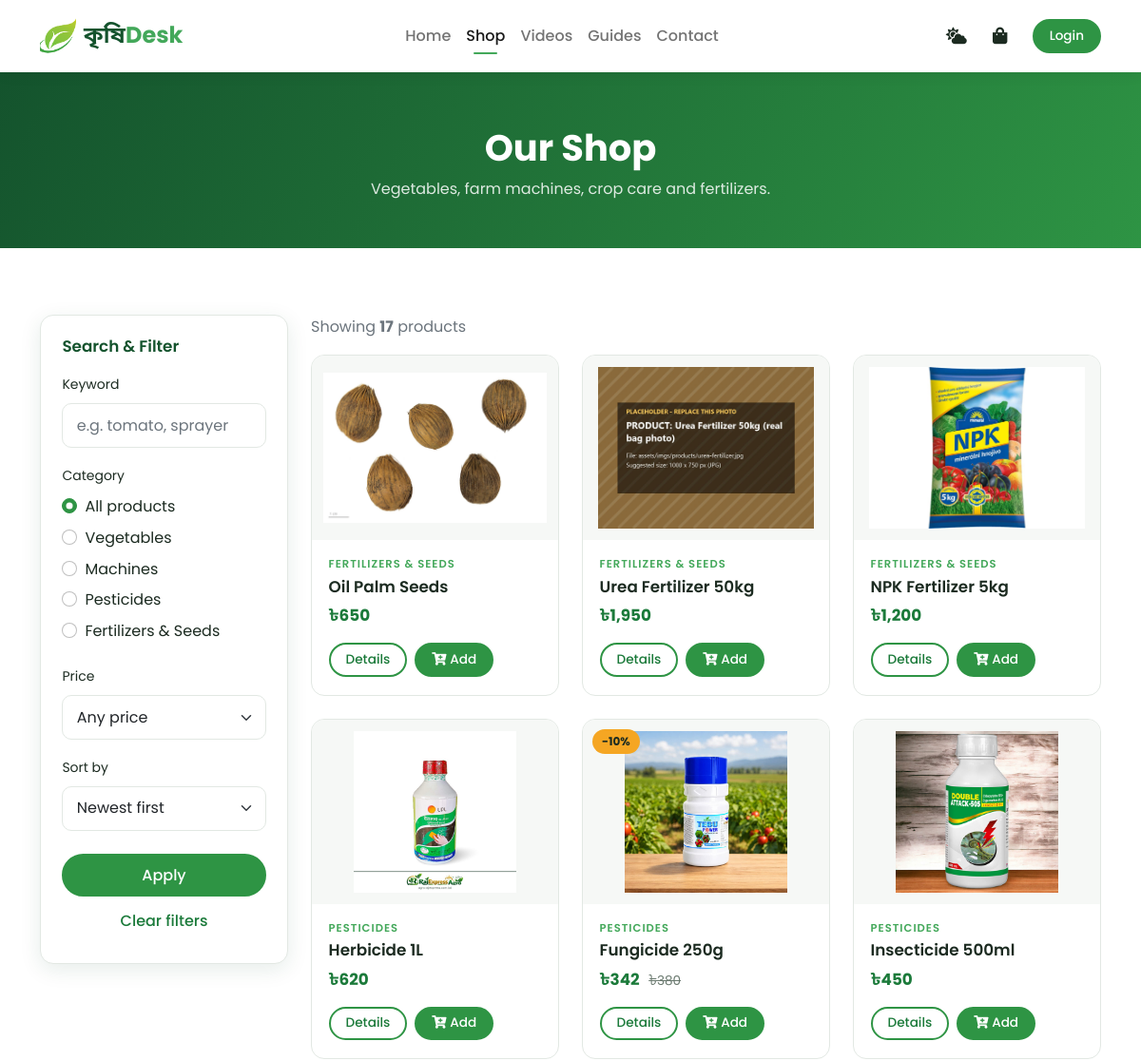
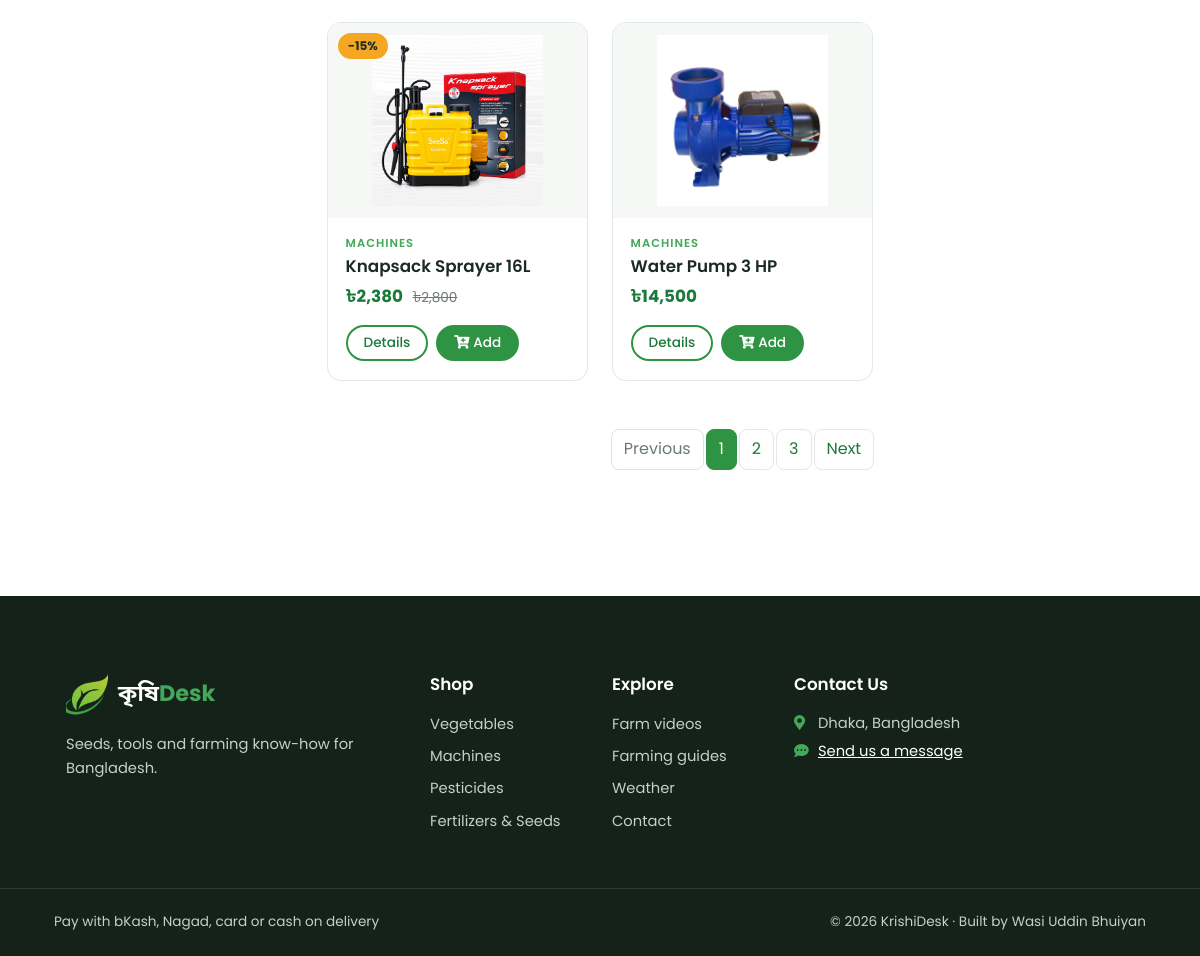
The page /shop.php on the database its author committed (2 pictures, top to bottom).
### tables this page shows
CREATE TABLE IF NOT EXISTS `products` (
  `product_id` int(11) NOT NULL AUTO_INCREMENT,
  `product_name` varchar(100) NOT NULL,
  `product_category` varchar(100) NOT NULL,
  `product_description` varchar(500) NOT NULL,
  `product_image` varchar(255) NOT NULL,
  `product_image2` varchar(255) NOT NULL,
  `product_image3` varchar(255) NOT NULL,
  `product_image4` varchar(255) NOT NULL,
  `product_price` decimal(10,2) NOT NULL,
  `product_special_offer` int(3) NOT NULL DEFAULT 0,  
  `product_color` varchar(100) NOT NULL,
  PRIMARY KEY (`product_id`)
);

### server/helpers.php (the view, shortened to what this page needs)
<?php
function e($value){
    return htmlspecialchars((string)$value, ENT_QUOTES, 'UTF-8');
}
function money($amount){
    $amount = round((float)$amount, 2);
    $decimals = (floor($amount) == $amount) ? 0 : 2;
    return '৳' . number_format($amount, $decimals);
}
function final_price($product){
    $price = (float)$product['product_price'];
    $offer = (int)$product['product_special_offer'];
    if($offer > 0 && $offer < 100){
        $price = round($price * (100 - $offer) / 100, 2);
    }
    return $price;
}
function category_label($category){
    $labels = [
        'vegetable' => 'Vegetables',
        'machine' => 'Machines',
        'pesticide' => 'Pesticides',
        'fertilizer' => 'Fertilizers & Seeds',
    ];
    return isset($labels[$category]) ? $labels[$category] : ucfirst($category);
}
function product_card($row, $col = 'col-xl-3 col-lg-4 col-md-6 col-12'){
    $price = final_price($row);
    $offer = (int)$row['product_special_offer'];
    $url = 'single_product.php?product_id=' . (int)$row['product_id'];
    ?>
    <div class="<?php echo $col; ?> d-flex">
      <div class="product-card w-100">
        <a href="<?php echo $url; ?>" class="product-media">
          <img src="assets/imgs/<?php echo e($row['product_image']); ?>" alt="<?php echo e($row['product_name']); ?>" loading="lazy"/>
          <?php if($offer > 0){ ?><span class="badge-offer">-<?php echo $offer; ?>%</span><?php } ?>
        </a>
        <div class="product-body">
          <span class="product-cat"><?php echo e(category_label($row['product_category'])); ?></span>
          <h5 class="p-name"><a href="<?php echo $url; ?>"><?php echo e($row['product_name']); ?></a></h5>
          <div class="p-price">
            <?php echo money($price); ?>
            <?php if($offer > 0){ ?><s><?php echo money($row['product_price']); ?></s><?php } ?>
          </div>
          <div class="product-actions">
            <a class="btn btn-outline-green btn-sm" href="<?php echo $url; ?>">Details</a>
            <form method="POST" action="cart.php">
              <button type="submit" name="add_to_cart" class="btn btn-green btn-sm"><i class="fas fa-cart-plus"></i> Add</button>
            </form>
          </div>
        </div>
      </div>
    </div>
    <?php
}
?>

### shop.php (shortened to what this page needs)
<?php
require_once __DIR__ . '/server/connection.php';
$categories = [
    'all' => 'All products',
    'vegetable' => 'Vegetables',
    'machine' => 'Machines',
    'pesticide' => 'Pesticides',
    'fertilizer' => 'Fertilizers & Seeds',
];
$price_ranges = [
    'any' => ['Any price', null, null],
    'u500' => ['Under Bdt. 500', 0, 500],
    'r500' => ['Bdt. 500 - 5,000', 500, 5000],
    'r5000' => ['Bdt. 5,000 - 50,000', 5000, 50000],
    'o50000' => ['Above Bdt. 50,000', 50000, null],
];
$sorts = [
    'new' => ['Newest first', 'product_id DESC'],
    'low' => ['Price: low to high', 'product_price ASC'],
    'high' => ['Price: high to low', 'product_price DESC'],
    'name' => ['Name: A to Z', 'product_name ASC'],
];
$category = isset($_GET['category']) && isset($categories[$_GET['category']]) ? $_GET['category'] : 'all';
$price = isset($_GET['price']) && isset($price_ranges[$_GET['price']]) ? $_GET['price'] : 'any';
$sort = isset($_GET['sort']) && isset($sorts[$_GET['sort']]) ? $_GET['sort'] : 'new';
$q = isset($_GET['q']) ? trim($_GET['q']) : '';
$page_no = isset($_GET['page_no']) ? max(1, (int)$_GET['page_no']) : 1;
$where = [];
$where_sql = $where ? 'WHERE ' . implode(' AND ', $where) : '';
$stmt = $conn->prepare("SELECT COUNT(*) FROM products $where_sql");
$stmt->execute();
$stmt->bind_result($total_records);
$per_page = 8;
$total_pages = max(1, (int)ceil($total_records / $per_page));
$offset = ($page_no - 1) * $per_page;
$order_sql = $sorts[$sort][1];
$stmt = $conn->prepare("SELECT * FROM products $where_sql ORDER BY $order_sql LIMIT $offset, $per_page");
$stmt->execute();
$products = $stmt->get_result();
function shop_link($page){
    $query = $_GET;
    $query['page_no'] = $page;
    return 'shop.php?' . http_build_query($query);
}
?>
<?php include('layouts/header.php'); ?>
    <section class="page-hero">
      <div class="container">
        <h1>Our Shop</h1>
        <p>Vegetables, farm machines, crop care and fertilizers.</p>
      </div>
    </section>
    <section class="section">
      <div class="container">
        <div class="row g-4">
          <div class="col-lg-3">
            <form class="filter-card" action="shop.php" method="GET">
              <h5>Search &amp; Filter</h5>
              <label class="form-label small">Keyword</label>
              <input type="text" class="form-control mb-3" name="q" value="<?php echo e($q); ?>" placeholder="e.g. tomato, sprayer"/>
              <label class="form-label small">Category</label>
              <?php foreach($categories as $key => $label){ ?>
              <div class="form-check">
                <input class="form-check-input" type="radio" name="category" value="<?php echo e($key); ?>" id="cat_<?php echo e($key); ?>" <?php if($category === $key){echo 'checked';} ?>/>
                <label class="form-check-label" for="cat_<?php echo e($key); ?>"><?php echo e($label); ?></label>
              </div>
              <?php } ?>
              <label class="form-label small mt-3" for="price">Price</label>
              <select class="form-select mb-3" name="price" id="price">
                <?php foreach($price_ranges as $key => $range){ ?>
                <option value="<?php echo e($key); ?>" <?php if($price === $key){echo 'selected';} ?>><?php echo e($range[0]); ?></option>
                <?php } ?>
              </select>
              <label class="form-label small" for="sort">Sort by</label>
              <select class="form-select mb-4" name="sort" id="sort">
                <?php foreach($sorts as $key => $s){ ?>
                <option value="<?php echo e($key); ?>" <?php if($sort === $key){echo 'selected';} ?>><?php echo e($s[0]); ?></option>
                <?php } ?>
              </select>
              <button type="submit" class="btn btn-green w-100">Apply</button>
              <a href="shop.php" class="btn btn-link w-100 mt-1">Clear filters</a>
            </form>
          </div>
          <div class="col-lg-9">
            <p class="text-muted mb-3">
              Showing <strong><?php echo $total_records; ?></strong> product<?php echo $total_records == 1 ? '' : 's'; ?>
            </p>
            <?php if($total_records == 0){ ?>
              <div class="empty-state">
                <i class="fas fa-search"></i>
                <h4>No products found</h4>
                <p>Try a different keyword or clear the filters.</p>
                <a href="shop.php" class="btn btn-green">See all products</a>
              </div>
            <?php } else { ?>
              <div class="row g-4">
                <?php while($row = $products->fetch_assoc()){ product_card($row, 'col-xl-4 col-md-6 col-12'); } ?>
              </div>
              <?php if($total_pages > 1){ ?>
              <nav aria-label="Product pages">
                <ul class="pagination justify-content-center mt-5">
                  <li class="page-item <?php if($page_no <= 1){echo 'disabled';} ?>">
                    <a class="page-link" href="<?php echo $page_no <= 1 ? '#' : e(shop_link($page_no - 1)); ?>">Previous</a>
                  </li>
                  <?php for($i = 1; $i <= $total_pages; $i++){ ?>
                  <li class="page-item <?php if($i == $page_no){echo 'active';} ?>">
                    <a class="page-link" href="<?php echo e(shop_link($i)); ?>"><?php echo $i; ?></a>
                  </li>
                  <?php } ?>
                  <li class="page-item <?php if($page_no >= $total_pages){echo 'disabled';} ?>">
                    <a class="page-link" href="<?php echo $page_no >= $total_pages ? '#' : e(shop_link($page_no + 1)); ?>">Next</a>
                  </li>
                </ul>
              </nav>
              <?php } ?>
            <?php } ?>
          </div>
        </div>
      </div>
    </section>
<?php include('layouts/footer.php'); ?>

### assets/css/style.css (style rules this page uses)
:root { --green-900: #14532d; --green-700: #1b7a3a; --green-600: #2e9444; --green-500: #43a85a; --green-100: #e7f5ea; --green-50: #f4faf5; --amber: #f5a623; --ink: #1c2b21; --muted: #6b7a70; --line: #e2e8e3; --radius: 14px; --shadow: 0 6px 22px rgba(20, 83, 45, 0.10); --shadow-lg: 0 14px 36px rgba(20, 83, 45, 0.16); --nav-h: 76px; }
* { box-sizing: border-box; }
html { scroll-behavior: smooth; }
body { font-family: 'Poppins', 'Noto Sans Bengali', sans-serif; color: var(--ink); background: #fff; line-height: 1.65; padding-top: var(--nav-h); -webkit-font-smoothing: antialiased; }
h1, h2, h3, h4, h5, h6 { color: var(--green-900); font-weight: 600; line-height: 1.25; }
h1 { font-size: clamp(2rem, 4.2vw, 3.2rem); font-weight: 700; }
h5 { font-size: 1.05rem; }
a { color: var(--green-700); text-decoration: none; }
img { max-width: 100%; }
.btn { border-radius: 999px; font-weight: 500; padding: 0.55rem 1.4rem; transition: all 0.25s ease; }
.btn-sm { padding: 0.35rem 1rem; font-size: 0.85rem; }
.btn-green { background: var(--green-600); border: 2px solid var(--green-600); color: #fff; }
.btn-outline-green { background: transparent; border: 2px solid var(--green-600); color: var(--green-700); }
body { top: 0 !important; }
.section { padding: 70px 0; }
.page-hero { background: linear-gradient(120deg, var(--green-900), var(--green-600)); color: #fff; padding: 56px 0 48px; text-align: center; }
.page-hero h1 { color: #fff; font-size: clamp(1.7rem, 3.4vw, 2.4rem); margin-bottom: 0.4rem; }
.page-hero p { color: rgba(255, 255, 255, 0.85); margin: 0; }
.product-card { background: #fff; border: 1px solid var(--line); border-radius: var(--radius); overflow: hidden; transition: all 0.25s ease; display: flex; flex-direction: column; }
.product-media { position: relative; display: block; background: #f6f8f6; aspect-ratio: 4 / 3; overflow: hidden; }
.product-media img { width: 100%; height: 100%; object-fit: contain; padding: 12px; transition: transform 0.4s ease; }
.badge-offer { position: absolute; top: 10px; left: 10px; background: var(--amber); color: #1c2b21; font-size: 0.75rem; font-weight: 700; padding: 3px 10px; border-radius: 999px; }
.product-body { padding: 1rem 1.1rem 1.2rem; display: flex; flex-direction: column; flex: 1; }
.product-cat { font-size: 0.72rem; text-transform: uppercase; letter-spacing: 1px; color: var(--green-500); font-weight: 600; }
.product-body .p-name { font-weight: 600; margin: 0.2rem 0 0.4rem; }
.product-body .p-name a { color: var(--ink); }
.p-price { font-weight: 700; color: var(--green-700); font-size: 1.05rem; margin-bottom: 0.9rem; }
.p-price s { color: var(--muted); font-weight: 400; font-size: 0.85rem; margin-left: 6px; }
.product-actions { margin-top: auto; display: flex; gap: 8px; align-items: center; }
.product-actions form { margin: 0; }
.filter-card { background: #fff; border: 1px solid var(--line); border-radius: var(--radius); padding: 1.4rem; box-shadow: var(--shadow); position: sticky; top: calc(var(--nav-h) + 16px); }
.filter-card h5 { margin-bottom: 1rem; }
.filter-card .form-check { margin-bottom: 0.4rem; }
.filter-card .form-check-input:checked { background-color: var(--green-600); border-color: var(--green-600); }
.pagination .page-link { color: var(--green-700); border-radius: 8px !important; margin: 0 3px; border: 1px solid var(--line); }
.pagination .page-item.active .page-link { background: var(--green-600); border-color: var(--green-600); color: #fff; }
.pagination .page-item.disabled .page-link { color: var(--muted); }
.form-control, .form-select { border-radius: 10px; border: 1px solid var(--line); padding: 0.65rem 0.9rem; }
.product-actions { flex-wrap: wrap; }
.product-actions .btn { white-space: nowrap; }
.p-price s { white-space: nowrap; }
.btn-link { color: var(--green-700); text-decoration: none; }

### rows shown on the page
products: product_image (picture), product_category "FERTILIZERS & SEEDS", product_name "Oil Palm Seeds", product_price "৳650"
products: product_image (picture), product_category "FERTILIZERS & SEEDS", product_name "Urea Fertilizer 50kg", product_price "৳1,950"
products: product_image (picture), product_category "FERTILIZERS & SEEDS", product_name "NPK Fertilizer 5kg", product_price "৳1,200"
products: product_image (picture), product_category "PESTICIDES", product_name "Herbicide 1L", product_price "৳620"
products: product_image (picture), product_special_offer "10", product_category "PESTICIDES", product_name "Fungicide 250g", money($price) "৳342", product_price "৳380"
products: product_image (picture), product_category "PESTICIDES", product_name "Insecticide 500ml", product_price "৳450"
products: product_image (picture), product_special_offer "15", product_category "MACHINES", product_name "Knapsack Sprayer 16L", money($price) "৳2,380", product_price "৳2,800"
products: product_image (picture), product_category "MACHINES", product_name "Water Pump 3 HP", product_price "৳14,500"

### other values the page prints
$item[1] "Home"
$item[1] "Shop"
$item[1] "Videos"
$item[1] "Guides"
$item[1] "Contact"
$label "All products"
$label "Vegetables"
$label "Machines"
$label "Pesticides"
$label "Fertilizers & Seeds"
$total_records "17"
SITE_TAGLINE "Seeds, tools and farming know-how for Bangladesh."
SITE_ADDRESS "Dhaka, Bangladesh"
SITE_NAME "KrishiDesk"
SITE_OWNER "Wasi Uddin Bhuiyan"
